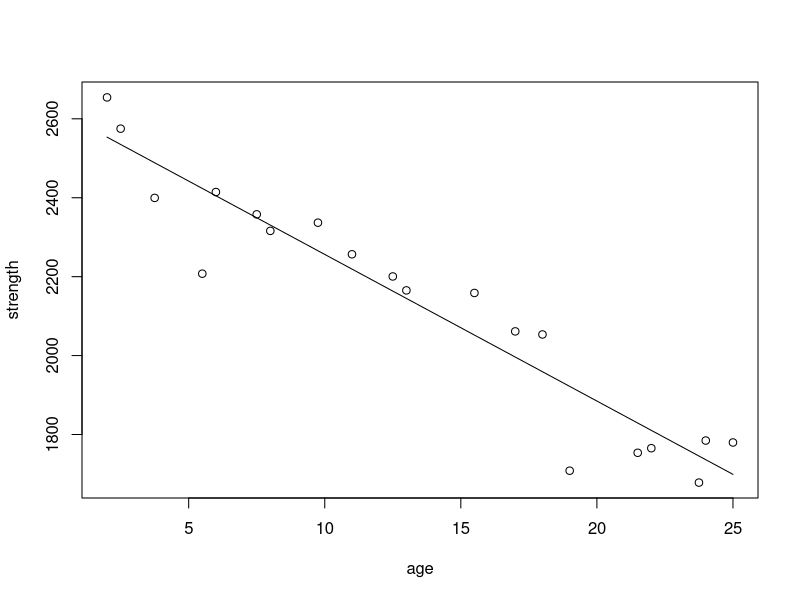
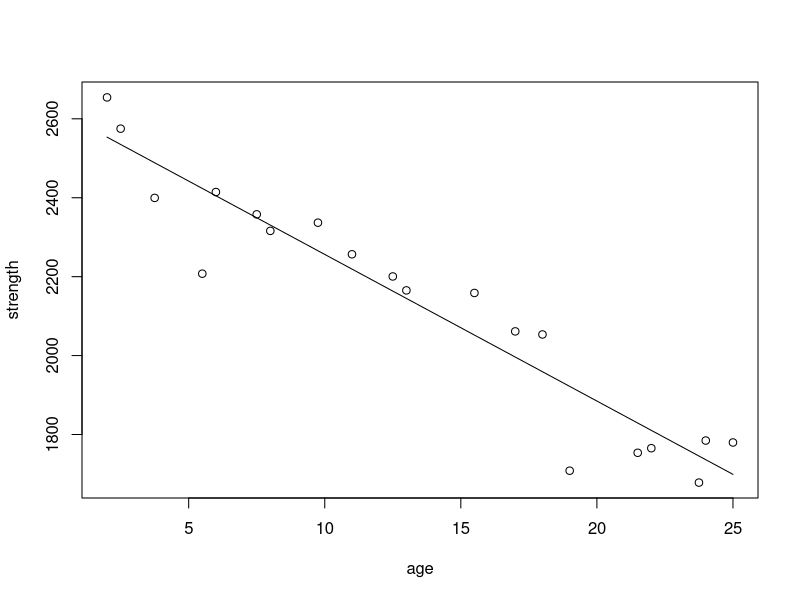
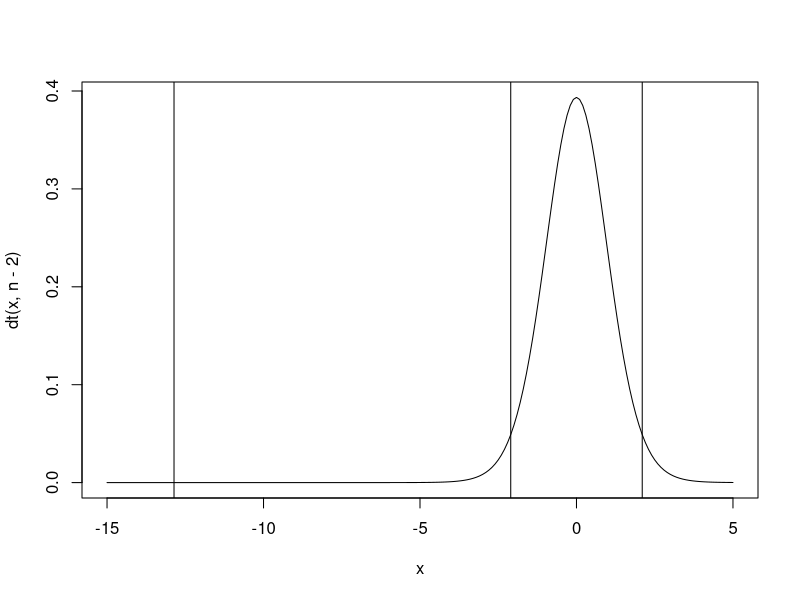
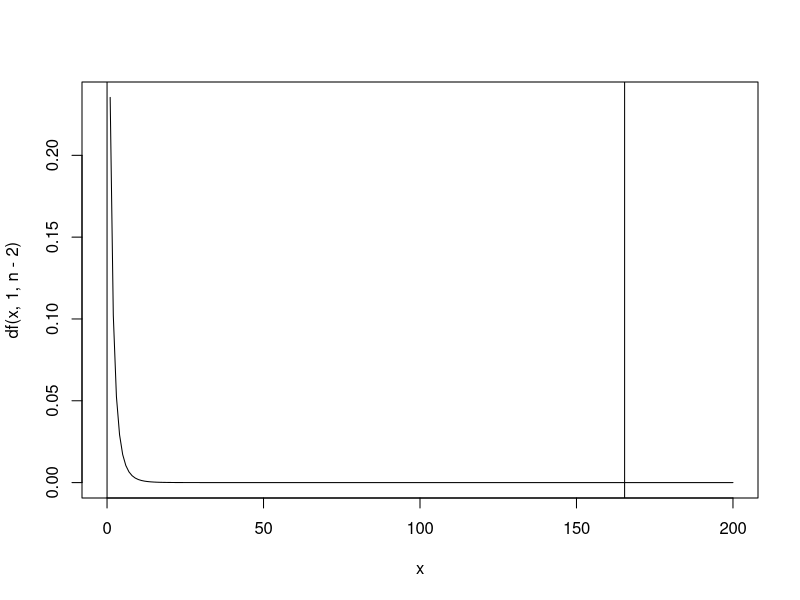
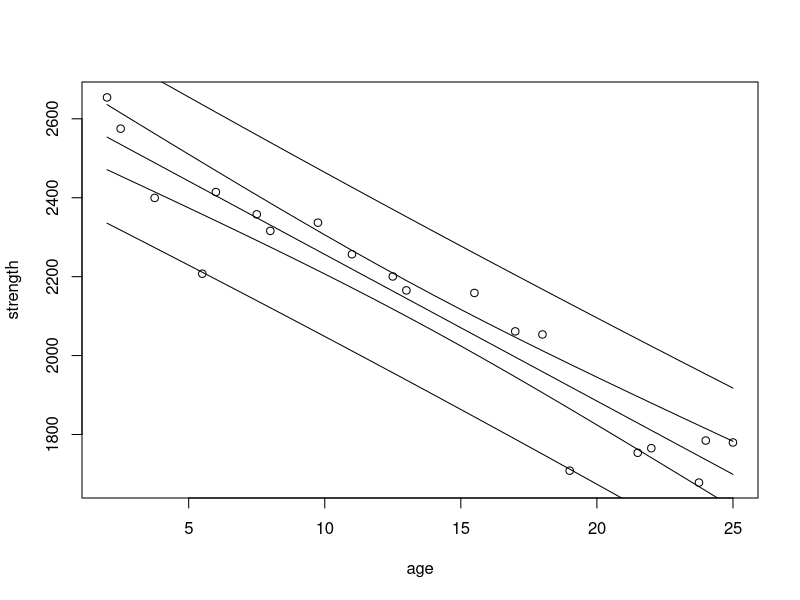

These charts were generated, in order, by the following R code:
# MPV, Examples 2.1-2.7

### Import and view data
rocket <- read.table("rocket.data")
View(rocket)
par(mfrow = c(1, 1))
plot(rocket)

# 2.1: estimating beta_0 and beta_1
### By hand
S_xx <- sum((rocket$age - mean(rocket$age))^2)
S_xy <- sum(rocket$strength * (rocket$age - mean(rocket$age)))
beta_1 <- S_xy / S_xx
beta_0 <- mean(rocket$strength) - beta_1 * mean(rocket$age)
y_hat <- beta_0 + beta_1 * rocket$age
lines(rocket$age, y_hat)

### Using built-in functions
rocket.model <- lm(strength ~ age, data=rocket)
summary(rocket.model)
summary(rocket.model)$coefficients[, "Estimate"]
plot(rocket)
lines(rocket$age, rocket.model$fitted.values)

# 2.2: estimate the variance
### By hand
SS_Res <- sum((rocket$strength - y_hat)^2)
n <- nrow(rocket)
sigma_hat2 <- MS_Res <- SS_Res / (n - 2)
sigma_hat <- sqrt(sigma_hat2)

### Using built-in functions
summary(rocket.model)$sigma

# 2.3: t-test for null slope hypothesis
### By hand
t_0 <- beta_1 / sqrt(MS_Res / S_xx)
t_025 <- qt(.025, n - 2, lower.tail = FALSE)
x <- seq(from=-15, to=5, by=.1)
plot(x, dt(x, n - 2), type="l")
abline(v=-t_025)
abline(v=t_025)
abline(v=t_0)

### Using built-in functions
pt(t_0, n - 2, lower.tail = TRUE) * 2
summary(rocket.model)$coefficients["age",]

# 2.4: ANOVA
### By hand
SS_T <- sum((rocket$strength - mean(rocket$strength))^2)
SS_R <- SS_T - SS_Res
F_0 <- (SS_R / 1) / (SS_Res / (n - 2))
F_05 <- qf(.05, 1, n - 2)
x <- seq(from=0, to=200, by=1)
plot(x, df(x, 1, n - 2), type="l")
abline(v=F_05)
abline(v=F_0)

### Using built-in functions
summary(rocket.model)$fstatistic["value"]
pf(F_0, 1, n - 2, lower.tail = FALSE)

anova(rocket.model)

# 2.5: Confidence intervals for beta_0, beta_1, sigma2
### beta_0
beta_0.std <- sqrt(MS_Res * ((1 / n) + (mean(rocket$age)^2 / S_xx)))
beta_0.confint <- c(beta_0 - t_025 * beta_0.std, beta_0 + t_025 * beta_0.std)
names(beta_0.confint) <- c("2.5 %", "97.5 %")
beta_0.confint

confint(rocket.model, "(Intercept)", level=.95)

### beta_1
beta_1.std <- sqrt(MS_Res / S_xx)
beta_1.confint <- c(beta_1 - t_025 * beta_1.std, beta_1 + t_025 * beta_1.std)
names(beta_1.confint) <- c("2.5 %", "97.5 %")
beta_1.confint

confint(rocket.model, "age", level=.95)

### sigma2
chi2_025 <- qchisq(.025, n - 2, lower.tail = FALSE)
chi2_975 <- qchisq(.975, n - 2, lower.tail = FALSE)
sigma2.confint <- c((n - 2) * MS_Res / chi2_025, (n - 2) * MS_Res / chi2_975)
names(sigma2.confint) <- c("2.5 %", "97.5 %")
sigma2.confint

# 2.6: Confidence interval for mean response
x_0 <- data.frame(age = seq(from=min(rocket$age), to=max(rocket$age), by=1))
mean_resp.confint <- data.frame(predict(rocket.model, x_0, interval="confidence", level=.95))
plot(rocket)
lines(x_0$age, mean_resp.confint[,"fit"])
lines(x_0$age, mean_resp.confint[,"upr"])
lines(x_0$age, mean_resp.confint[,"lwr"])

# 2.7: Confidence interval for future observation
future_obs.confint <- data.frame(predict(rocket.model, x_0, interval="prediction", level=.95))
lines(x_0$age, future_obs.confint[,"upr"])
lines(x_0$age, future_obs.confint[,"lwr"])

